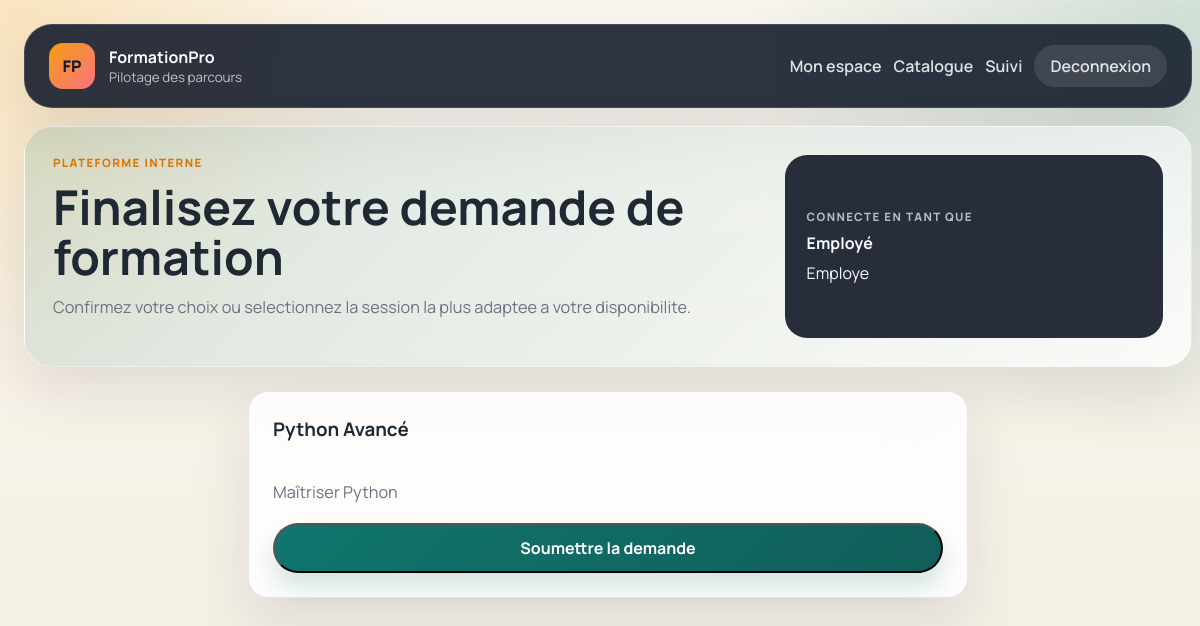
Screenshot of /employee/demande/1 (signed in) with the database file from the repository.
### app/models/user.py (models this page shows, shortened)
class User(db.Model, UserMixin):
    __tablename__ = "users"
    id = db.Column(db.Integer, primary_key=True)
    nom = db.Column(db.String(120), nullable=False)
    email = db.Column(db.String(120), unique=True, nullable=False)
    mot_de_passe = db.Column(db.String(255), nullable=False)
    role = db.Column(db.String(20), nullable=False, default="EMPLOYEE")
    training_requests = db.relationship("TrainingRequest", back_populates="employee", cascade="all, delete-orphan")
    feedbacks = db.relationship("Feedback", back_populates="employee", cascade="all, delete-orphan")

### app/models/training.py (models this page shows)
class Training(db.Model):
    __tablename__ = "trainings"
    id = db.Column(db.Integer, primary_key=True)
    titre = db.Column(db.String(200), nullable=False)
    description = db.Column(db.Text, nullable=False)
    organisme = db.Column(db.String(200), nullable=False)
    sessions = db.relationship("Session", back_populates="training", cascade="all, delete-orphan")
    feedbacks = db.relationship("Feedback", back_populates="training", cascade="all, delete-orphan")
    invoices = db.relationship("Invoice", back_populates="training", cascade="all, delete-orphan")
    requests = db.relationship("TrainingRequest", back_populates="training")

### app/routes/employee.py (the view)
@employee_bp.route("/demande/<int:training_id>", methods=["GET", "POST"])
@login_required
@role_required("EMPLOYEE")
def demande(training_id):
    training = Training.query.get_or_404(training_id)
    form = TrainingRequestForm()
    if form.validate_on_submit():
        req = TrainingRequest(employee_id=current_user.id, training_id=training_id, statut="PENDING")
        db.session.add(req)
        db.session.commit()
        flash("Demande soumise", "success")
        return redirect(url_for("employee.dashboard"))
    return render_template("demande.html", training=training, form=form)

### app/forms/request.py
class TrainingRequestForm(FlaskForm):
    submit = SubmitField("Soumettre la demande")

### app/models/user.py (called while the page is built)
@login_manager.user_loader
def load_user(user_id):
    return User.query.get(int(user_id))

### app/utils/security.py (called while the page is built)
def role_required(role):
    def decorator(fn):
        @wraps(fn)
        def wrapper(*args, **kwargs):
            if not current_user.is_authenticated or current_user.role != role:
                abort(403)
            return fn(*args, **kwargs)
        return wrapper
    return decorator

### app/templates/demande.html (shortened to what this page needs)
{% extends 'base.html' %}
{% block hero_title %}Finalisez votre demande de formation{% endblock %}
{% block hero_copy %}Confirmez votre choix ou selectionnez la session la plus adaptee a votre disponibilite.{% endblock %}
{% block content %}
<section class="panel panel-narrow reveal-on-load">
    {% if choose_session %}
        <div class="panel-head">
            <h3>Choisir une session</h3>
            <span class="panel-kicker">Demande #{{ request_item.id }}</span>
        </div>
        <form method="post" class="stack-md">
            {{ form.hidden_tag() }}
            <div class="form-group">
                {{ form.session_id.label(class_='form-label') }}
                {{ form.session_id(class_='form-control') }}
            </div>
            {{ form.submit(class_='btn btn-primary') }}
        </form>
    {% else %}
        <div class="panel-head">
            <h3>{{ training.titre }}</h3>
            <span class="panel-kicker">{{ training.organisme }}</span>
        </div>
        <p class="lead-copy">{{ training.description }}</p>
        <form method="post" class="stack-md">
            {{ form.submit(class_='btn btn-primary btn-block') }}
        </form>
    {% endif %}
</section>
{% endblock %}

### app/templates/base.html (shortened to what this page needs)
<!DOCTYPE html>
<html lang="fr">
<head>
    <link rel="stylesheet" href="{{ url_for('static', filename='css/style.css') }}">
</head>
<body>
    <div class="page-shell">
        <header class="site-header">
            <nav class="navbar">
                <a class="brand" href="{{ url_for('auth.index') }}">
                    <span class="brand-mark">FP</span>
                    <span>
                        <strong>FormationPro</strong>
                        <small>Pilotage des parcours</small>
                    </span>
                </a>
                <div class="nav-links">
                    {% if current_user.is_authenticated %}
                        {% if current_user.role == 'MANAGER' %}
                            <a href="{{ url_for('manager.dashboard') }}">Vue manager</a>
                            <a href="{{ url_for('manager.catalogue_manager') }}">Catalogue</a>
                        {% else %}
                            <a href="{{ url_for('employee.dashboard') }}">Mon espace</a>
                            <a href="{{ url_for('employee.catalogue') }}">Catalogue</a>
                            <a href="{{ url_for('employee.suivi') }}">Suivi</a>
                        {% endif %}
                        <a class="nav-pill" href="{{ url_for('auth.logout') }}">Deconnexion</a>
                    {% else %}
                        <a class="nav-pill" href="{{ url_for('auth.login') }}">Connexion</a>
                    {% endif %}
                </div>
            </nav>
            {% if current_user.is_authenticated %}
            <section class="hero hero-compact reveal-on-load">
                <div>
                    <p class="eyebrow">Plateforme interne</p>
                    <h1>{% block hero_title %}Centralisez vos demandes, sessions et validations{% endblock %}</h1>
                    <p class="hero-copy">{% block hero_copy %}Un espace plus lisible pour fluidifier le suivi des formations cote employe comme cote manager.{% endblock %}</p>
                </div>
                <div class="hero-panel">
                    <span class="hero-panel-label">Connecte en tant que</span>
                    <strong>{{ current_user.nom }}</strong>
                    <span>{{ 'Responsable formation' if current_user.role == 'MANAGER' else 'Employe' }}</span>
                </div>
            </section>
            {% endif %}
        </header>
        <main class="container">
            {% block content %}{% endblock %}
        </main>
    </div>
</body>
</html>

### app/static/css/style.css (style rules this page uses)
:root { --bg: #f5efe4; --bg-soft: rgba(255, 250, 243, 0.85); --surface: rgba(255, 255, 255, 0.82); --surface-strong: #fffdfa; --text: #1f2933; --muted: #6b7280; --line: rgba(148, 163, 184, 0.24); --primary: #0f766e; --primary-strong: #115e59; --secondary: #d97706; --danger: #b91c1c; --success: #15803d; --shadow: 0 24px 60px rgba(15, 23, 42, 0.10); --radius-xl: 28px; --radius-lg: 20px; --radius-md: 14px; }
* { box-sizing: border-box; }
body { margin: 0; font-family: 'Manrope', sans-serif; color: var(--text); background: radial-gradient(circle at top left, rgba(245, 158, 11, 0.22), transparent 28%), radial-gradient(circle at top right, rgba(15, 118, 110, 0.18), transparent 32%), linear-gradient(180deg, #fbf7ef 0%, #f3eee3 100%); }
body::before { content: ''; position: fixed; inset: 0; pointer-events: none; background-image: linear-gradient(rgba(255, 255, 255, 0.24) 1px, transparent 1px), linear-gradient(90deg, rgba(255, 255, 255, 0.24) 1px, transparent 1px); background-size: 42px 42px; mask-image: linear-gradient(180deg, rgba(0, 0, 0, 0.4), transparent 80%); }
button, input, select, textarea { font: inherit; }
.page-shell { min-height: 100vh; padding: 24px; }
.site-header, .container { width: min(1180px, calc(100vw - 32px)); margin: 0 auto; }
.navbar { display: flex; justify-content: space-between; align-items: center; gap: 20px; padding: 18px 24px; margin-bottom: 18px; border: 1px solid var(--line); border-radius: var(--radius-xl); background: rgba(16, 24, 40, 0.88); box-shadow: var(--shadow); backdrop-filter: blur(18px); }
.brand { display: inline-flex; align-items: center; gap: 14px; color: #f8fafc; text-decoration: none; }
.brand strong, .brand small { display: block; }
.brand small { color: rgba(248, 250, 252, 0.72); }
.brand-mark { display: inline-grid; place-items: center; width: 46px; height: 46px; border-radius: 14px; background: linear-gradient(135deg, #f59e0b, #fb7185); color: #111827; font-weight: 800; }
.nav-links { display: flex; align-items: center; gap: 12px; flex-wrap: wrap; }
.nav-links a { color: rgba(248, 250, 252, 0.88); text-decoration: none; font-weight: 600; }
.nav-pill { padding: 10px 16px; border-radius: 999px; background: rgba(255, 255, 255, 0.1); }
.hero { display: grid; grid-template-columns: 1.5fr 0.8fr; gap: 22px; padding: 28px; border: 1px solid rgba(255, 255, 255, 0.45); border-radius: var(--radius-xl); background: linear-gradient(135deg, rgba(15, 118, 110, 0.14), rgba(255, 255, 255, 0.74)); backdrop-filter: blur(18px); box-shadow: var(--shadow); }
.hero h1, h1, h2, h3, h4, p { margin-top: 0; }
.hero h1 { margin-bottom: 12px; font-size: clamp(2rem, 4vw, 3.2rem); line-height: 1.05; }
.hero-copy, .lead-copy { color: var(--muted); font-size: 1.02rem; line-height: 1.7; }
.hero-panel { display: flex; flex-direction: column; justify-content: center; gap: 8px; padding: 22px; border-radius: calc(var(--radius-xl) - 6px); background: rgba(17, 24, 39, 0.9); color: #f8fafc; }
.hero-panel-label, .eyebrow, .panel-kicker { text-transform: uppercase; letter-spacing: 0.12em; font-size: 0.72rem; font-weight: 800; }
.eyebrow { color: var(--secondary); }
.panel-kicker, .hero-panel-label { color: rgba(248, 250, 252, 0.68); }
.container { padding: 24px 0 48px; }
.section-head, .panel-head, .inline-actions, .inline-form, .training-list-card, .enrollment-card { display: flex; align-items: center; justify-content: space-between; gap: 16px; }
.section-head, .panel-head { margin-bottom: 18px; }
.panel, .training-card, .auth-card, .stat-card { border: 1px solid var(--line); border-radius: var(--radius-lg); background: var(--surface); backdrop-filter: blur(16px); box-shadow: var(--shadow); }
.panel, .auth-card { padding: 24px; }
.panel-narrow { max-width: 720px; margin: 0 auto; }
.stack-sm, .stack-md { display: grid; }
.stack-md { gap: 16px; }
.btn { display: inline-flex; align-items: center; justify-content: center; gap: 8px; padding: 12px 18px; border-radius: 999px; text-decoration: none; font-weight: 700; cursor: pointer; transition: transform 180ms ease, box-shadow 180ms ease, background 180ms ease; }
.btn-primary { background: linear-gradient(135deg, var(--primary), var(--primary-strong)); color: #fff; box-shadow: 0 14px 24px rgba(15, 118, 110, 0.18); }
.btn-block { width: 100%; }
.reveal-on-load { opacity: 0; transform: translateY(18px); transition: opacity 420ms ease, transform 420ms ease; }
.reveal-on-load.is-visible { opacity: 1; transform: translateY(0); }

### rows the page displays
User: nom "Employé", role "Employe"
Training: titre "Python Avancé", description "Maîtriser Python"
